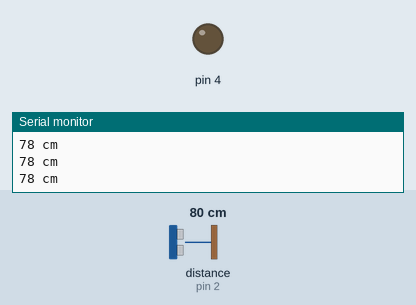
The sketch below on a simulated Arduino Uno, built with avr-gcc and run on an emulated ATmega328P. On the bench: output pins drawn as LEDs (lit = HIGH), the last lines printed to the serial monitor. Wiring (inferred from the names in the program): ultrasonic range finder: trigger pin 3; echo pin 2. Dashed ring = blinking. The test bench sets the inputs (shaded band); at power-on: distance to the obstacle (sensor on pin 2) 80 cm. The echo pulse lasts 58.3 µs per cm; pins used as bus, display or sensor lines are not drawn.

Above: at 1.2 s.
1.3 s: distance to the obstacle (sensor on pin 2) set to 15 cm
4.3 s: distance to the obstacle (sensor on pin 2) set to 12 cm
At 4.7 s:
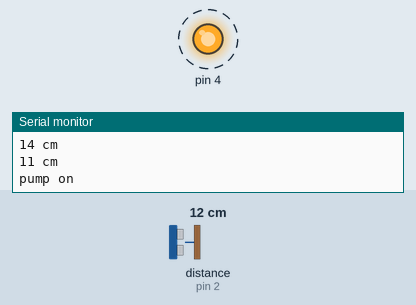
7.3 s: distance to the obstacle (sensor on pin 2) set to 18 cm
At 8.2 s:
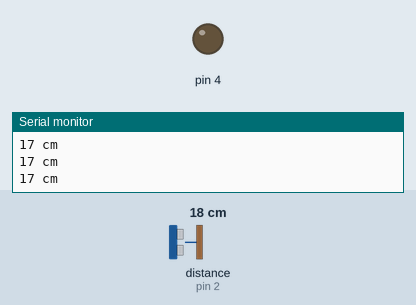
8.8 s: distance to the obstacle (sensor on pin 2) set to 2 cm
At 10.3 s:
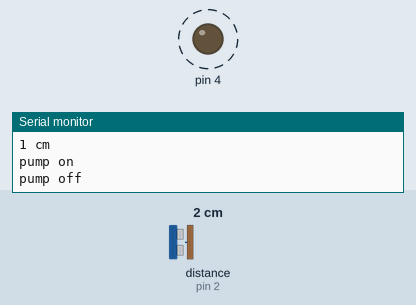
Timing chart, 0 to 12.8 s (numbered marks = the images above; inputs shaded):
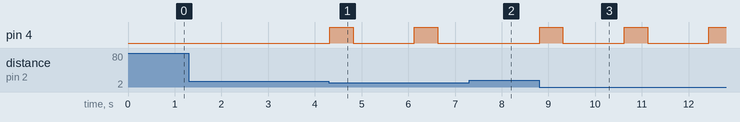

Measured:
- the behaviour switches between 14 and 13 cm on distance to the obstacle (sensor on pin 2) (found by bisection; images 0 and 1)
- after the input at 4.3 s, pin 4: alternates HIGH for 0.50 s and LOW for 1.3 s, starting at once
- after the input at 7.3 s, pin 4: stays LOW (without the input it goes to HIGH after 0.64 s)
- after the input at 8.8 s, pin 4: alternates HIGH for 0.50 s and LOW for 1.3 s, starting at once

The sketch:

hand_sanitiser_dispenser.ino
```cpp
// Define Trig and Echo pin:
#define trigPin 3  //transmitter                                                                                                                                                                            11111111111111111111111111111111111111111111111111
 #define echoPin 2 //reciever

// Define variables:
long duration;
int distance;

void setup() {
  // Define inputs and outputs:
  pinMode(trigPin, OUTPUT);
  pinMode(echoPin, INPUT);
  pinMode(4,OUTPUT);

  //Begin Serial communication at a baudrate of 9600:
  Serial.begin(9600);
}

void loop() {
  // Clear the trigPin by setting it LOW:
  digitalWrite(trigPin, LOW);
  delayMicroseconds(1);
  digitalWrite(4, LOW);

  // Trigger the sensor by setting the trigPin high for 10 microseconds:
  digitalWrite(trigPin, HIGH);
  delayMicroseconds(10);
  digitalWrite(trigPin, LOW);

  // Read the echoPin, pulseIn() returns the duration (length of the pulse) in microseconds:
  duration = pulseIn(echoPin, HIGH);
  // Calculate the distance:
  distance = duration * 0.034 / 2;

  // Print the distance on the Serial Monitor (Ctrl+Shift+M):
  //Serial.print("Distance = ");
  Serial.print(distance);
  Serial.println(" cm");
  delay(10);
  if(distance <=12)
  { pump(1);delay(300);}
else
  {  analogWrite(4, LOW);
  }

}
void pump(int a)// function for turning on and off the pump
{ while(a==1)
  { analogWrite(4,1024);Serial.println("pump on");
  delay(500);
  analogWrite(4,0);Serial.println("pump off");
  delay(1000);break;}
}
```
